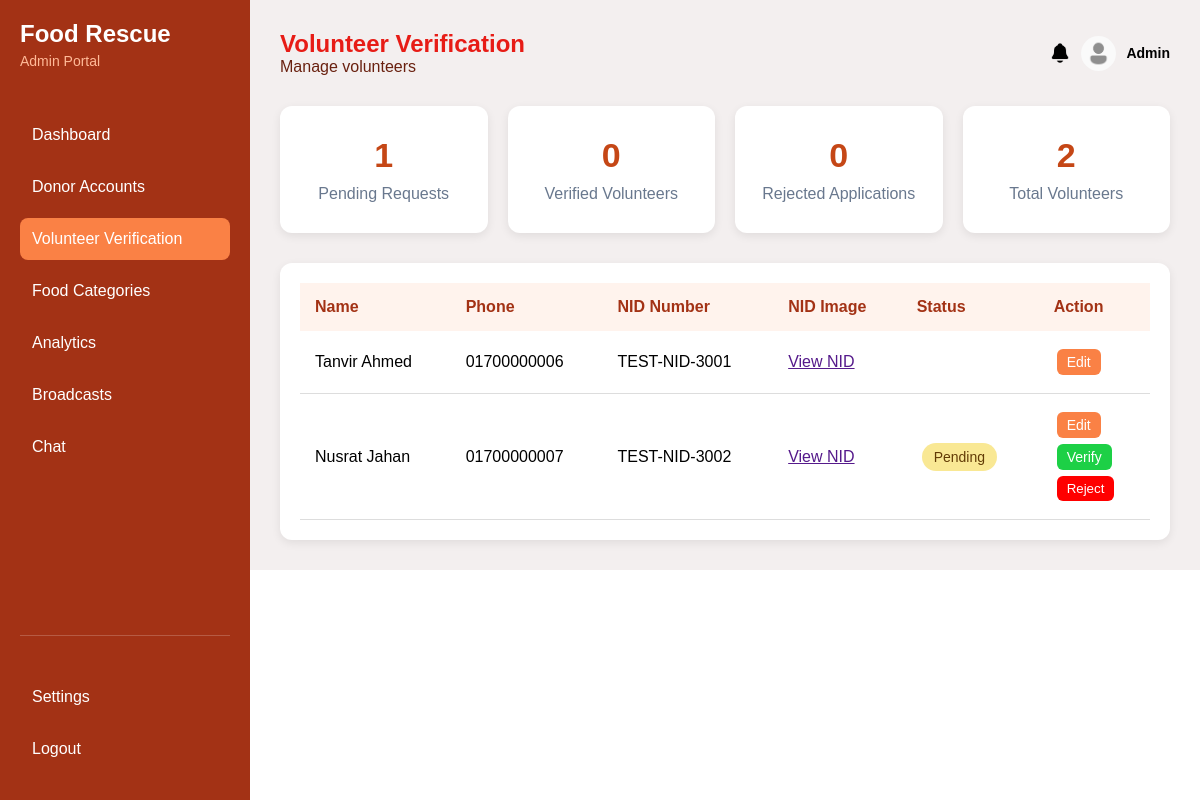
Screenshot of /admin/volunteer_verify.php (signed in) with the database file from the repository.
### tables this page shows
CREATE TABLE users (
  user_id INT AUTO_INCREMENT PRIMARY KEY,
  full_name VARCHAR(150) NOT NULL,
  email VARCHAR(150) NOT NULL UNIQUE,
  password_hash VARCHAR(255) NOT NULL,
  phone VARCHAR(30) NOT NULL,
  role ENUM('Donor', 'Charity', 'Volunteer', 'Admin') NOT NULL,
  organization_type ENUM('Restaurant', 'Bakery', 'Supermarket', 'Foundation', 'Charity NGO', 'Individual', 'Other') DEFAULT 'Individual',
  reg_nid_number VARCHAR(50) DEFAULT NULL,
  nid_image_path VARCHAR(255) DEFAULT NULL,
  address TEXT NOT NULL,
  account_status ENUM('Pending', 'Active', 'Disabled', 'Verified', 'Rejected') NOT NULL DEFAULT 'Pending',
  created_at TIMESTAMP DEFAULT CURRENT_TIMESTAMP,
  updated_at TIMESTAMP DEFAULT CURRENT_TIMESTAMP ON UPDATE CURRENT_TIMESTAMP,
  INDEX idx_users_role (role),
  INDEX idx_users_status (account_status)
);

### admin/volunteer_verify.php (the view, shortened to what this page needs)
<?php
include "db.php";
$volunteer_sql = "SELECT users.user_id,users.full_name,users.phone,users.reg_nid_number,
users.nid_image_path,users.account_status FROM users WHERE users.role = 'Volunteer'";
$volunteer_result = mysqli_query($conn, $volunteer_sql);
$pending_sql = "SELECT COUNT(*) AS total FROM users WHERE role = 'Volunteer'
                AND account_status = 'Pending'";
$pending_result = mysqli_query($conn, $pending_sql);
$pending = mysqli_fetch_assoc($pending_result);
$verified_sql = "SELECT COUNT(*) AS total FROM users WHERE role = 'Volunteer'
                 AND account_status = 'Verified'";
$verified_result = mysqli_query($conn, $verified_sql);
$verified = mysqli_fetch_assoc($verified_result);
$rejected_sql = "SELECT COUNT(*) AS total
                 FROM users
                 WHERE role = 'Volunteer'
                 AND account_status = 'Rejected'";
$rejected_result = mysqli_query($conn, $rejected_sql);
$rejected = mysqli_fetch_assoc($rejected_result);
$total_sql = "SELECT COUNT(*) AS total  FROM users WHERE role = 'Volunteer'";
$total_result = mysqli_query($conn, $total_sql);
$total = mysqli_fetch_assoc($total_result);
?>
<!DOCTYPE html>
<html lang="en">
<head>
    <link rel="stylesheet" href="css/verification.css">
</head>
<body>
    <div class="webpage">
    <aside>
    <div class="sidebar-top">
        <h2>Food Rescue</h2>
        <p>Admin Portal</p>
        <ul>
            <li><a href="index.php">Dashboard</a></li>
            <li><a href="donoracc.php">Donor Accounts</a></li>
            <li class="active"><a href="volunteer_verify.php">Volunteer Verification</a></li>
            <li><a href="foodcategories.php">Food Categories</a></li>
            <li><a href="analytics.php">Analytics</a></li>
            <li><a href="broadcasts.php">Broadcasts</a></li>
            <li><a href="chat.php">Chat</a></li>
        </ul>
    </div>
    <div class="sidebar-bottom">
        <ul>
           <li><a href="settings.php">Settings</a></li>
            <li><a href="../charityGuest/guest/logout.php">Logout</a></li>
        </ul>
    </div>
</aside>
        <main>
            <section class="header">
    <div class="header-left">
        <h1>Volunteer Verification</h1>
        <p>Manage volunteers</p>
    </div>
    <div class="header-right">
    <div class="admin-profile">
        <img src="images/notifications.png" class="notification-icon">
        <img src="images/profile.png" class="profile-icon">
        <div>
            <h4>Admin</h4>
        </div>
    </div>
</div>
</section>
<section class="stat-cards">
        <div class="card">
    <h2><?php echo $pending['total']; ?></h2>
<p>Pending Requests</p>
</div>
<div class="card">
    <h2><?php echo $verified['total']; ?></h2>
<p>Verified Volunteers</p>
</div>
<div class="card">
    <h2><?php echo $rejected['total']; ?></h2>
<p>Rejected Applications</p>
</div>
<div class="card">
    <h2><?php echo $total['total']; ?></h2>
    <p>Total Volunteers</p>
</div>
</section>
<section class="volunteer-verify">
    <table>
        <thead>
            <tr>
                <th>Name</th>
                <th>Phone</th>
                <th>NID Number</th>
                <th>NID Image</th>
                <th>Status</th>
                <th>Action</th>
            </tr>
        </thead>
        <tbody>
            <?php while($volunteer= mysqli_fetch_assoc($volunteer_result)) { ?>
<tr>
    <td>
            <?php echo $volunteer['full_name']; ?>
        </td>
        <td>
            <?php echo $volunteer['phone']; ?>
        </td>
        <td>
            <?php echo $volunteer['reg_nid_number']; ?>
        </td>
        <td>
    <a href="<?php echo $volunteer['nid_image_path']; ?>" target="_blank">
        View NID
    </a>
</td>
        <td>
            <?php if($volunteer['account_status']=='Verified') { ?>
               <span class="status-verified">
                Active
               </span>
               <?php } elseif ($volunteer['account_status'] == 'Pending') { ?>
        <span class="status-pending">
            Pending
        </span>
    <?php } elseif ($volunteer['account_status'] == 'Rejected') { ?>
        <span class="status-rejected">
            Rejected
        </span>
            <?php } ?>
        </td>
        <td>
    <a href="edit_volunteer.php?id=<?php echo $volunteer['user_id']; ?>"
   class="edit-button"
   style="background-color: #FA8145 !important; color: white !important;">
    Edit
</a>
    <?php if ($volunteer['account_status'] == 'Pending') { ?>
        <form method="POST">
            <button type="submit"
        name="action"
        value="verify"
        class="verify-button"
        onclick="return confirmAction('verify')">
    Verify
</button>
            <br>
            <button type="submit"
        name="action"
        value="reject"
        class="reject-button"
        onclick="return confirmAction('reject')">
    Reject
</button>
        </form>
    <?php } ?>
</td>
</tr>
 <?php } ?>
</tbody>
    </table>
</section>
    </main>
    </div>
</body>
</html>

### admin/css/verification.css (style rules this page uses)
* { margin: 0; padding: 0; box-sizing: border-box; }
.webpage { font-family: Arial, sans-serif; display: flex; background-color: #f3efef; }
main { margin-left: 250px; flex: 1; display: flex; flex-direction: column; padding: 30px; gap: 30px; }
.admin-profile { display: flex; align-items: center; gap: 10px; }
.notification-icon { width: 22px; height: 22px; object-fit: contain; }
.profile-icon { width: 35px; height: 35px; border-radius: 50%; }
.admin-profile h4 { font-size: 14px; }
aside { min-height: 100vh; width: 250px; background-color: #A33215; padding: 20px; display: flex; flex-direction: column; justify-content: space-between; position: fixed; }
.sidebar-top { display: flex; flex-direction: column; }
aside h2 { margin-bottom: 5px; color: white; }
.sidebar-top p { margin-bottom: 35px; color: #ffba98; font-size: 14px; }
.sidebar-bottom { margin-top: auto; padding-top: 30px; border-top: 1px solid rgba(255, 255, 255, 0.2); }
aside ul { list-style: none; }
aside li { padding: 12px; margin: 10px 0; color: white; border-radius: 8px; transition: 0.3s; }
aside li a { color: white; text-decoration: none; display: block; }
aside li.active { background: #FA8145; border-radius: 8px; }
.header-left p { color: #69200F; }
.header-left h1 { color: #E71C16; }
.header { display: flex; justify-content: space-between; align-items: center; }
.stat-cards { display: grid; grid-template-columns: 1fr 1fr 1fr 1fr; gap: 20px; }
.card { text-align: center; background-color: white; padding: 20px; border-radius: 12px; box-shadow: 0 3px 10px rgba(0, 0, 0, 0.08); }
.card p { color: #69788e; font-size: 16px; margin-bottom: 10px; }
.card h2 { font-size: 34px; color: #c54716; margin: 10px 0; }
button { border: none; padding: 8px 16px; border-radius: 6px; color: white; cursor: pointer; }
.verify-button { padding: 5px 10px; margin: 3px; font-size: 14px; background-color: rgb(29, 208, 70); }
.reject-button { padding: 5px 10px; margin: 3px; background-color: red; }
.edit-button { display: inline-block; background-color: #FA8145; padding: 5px 10px; margin: 3px; border-radius: 6px; color: white; font-size: 14px; text-decoration: none; }
table { width: 100%; border-collapse: collapse; }
th { background: #fff3ed; color: #a33215; padding: 15px; text-align: left; }
td { padding: 15px; border-bottom: 1px solid #ddd; }
.volunteer-verify { background: white; padding: 20px; border-radius: 12px; box-shadow: 0 3px 10px rgba(0, 0, 0, 0.08); }
.status-pending { display: inline-block; border-radius: 20px; padding: 6px 12px; margin: 5px; background-color: rgb(249, 232, 148); color: rgb(98, 59, 5); font-size: 14px; font-weight: 500; }
.edit-button { background-color: #FA8145 !important; color: white !important; }

### rows the page displays
users: full_name "Tanvir Ahmed", phone "01700000006", reg_nid_number "TEST-NID-3001"
users: full_name "Nusrat Jahan", phone "01700000007", reg_nid_number "TEST-NID-3002", account_status "Pending"

### other values shown
$pending['total'] "1"
$verified['total'] "0"
$rejected['total'] "0"
$total['total'] "2"
